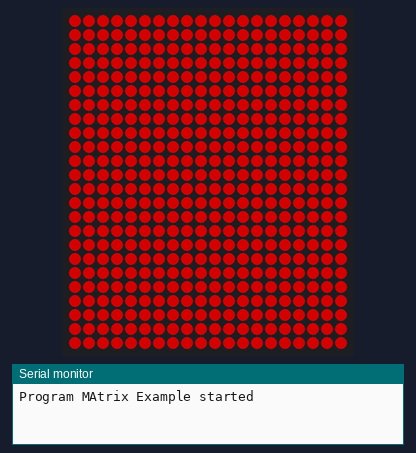
Bench run of a sketch on a simulated ESP8266 (NodeMCU). Parts: 20×24 RGB LED matrix (first LED top left, wired row by row), the last lines printed to the serial monitor. Dim RGB values are drawn brighter than linear; random numbers use the default seed unless the sketch sets one.

Above: at 0.6 s.
At 1.6 s:
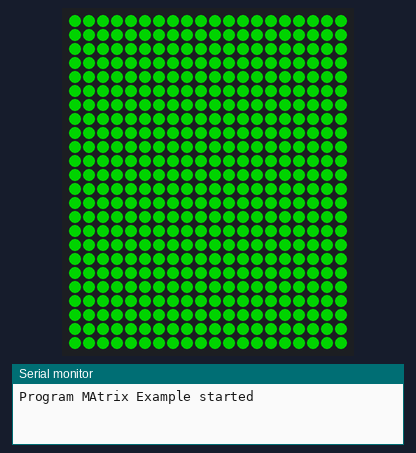
At 2.6 s:
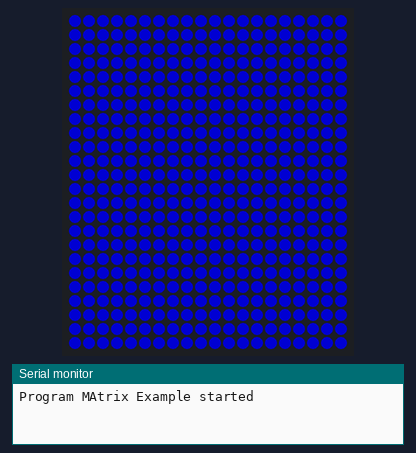
At 3.6 s:
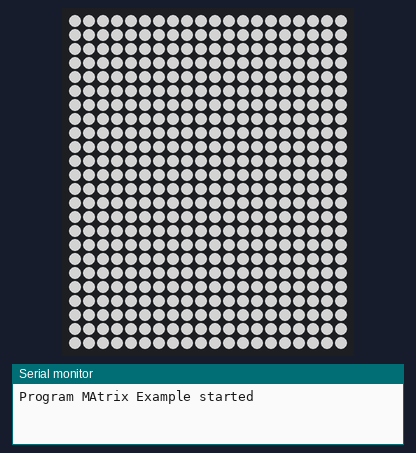
At 4.6 s:
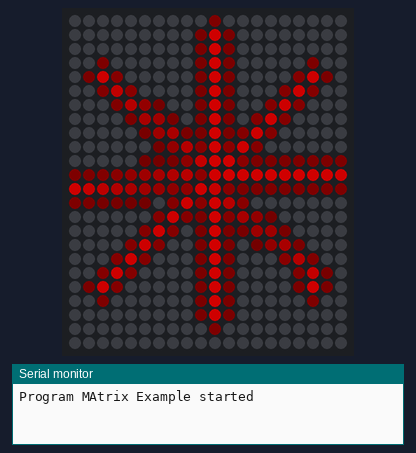
At 32.33 s:
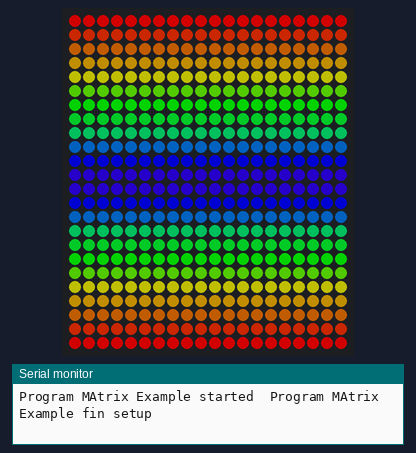

Measured:
- what the display in image 0 shows lasts 1.0 s, from 0.5 s to 1.5 s
- what the display in image 4 shows lasts 2.0 s, from 4.5 s to 6.5 s

The sketch:

MatrixExample-APA102.ino
```cpp
#include <FastLED.h>
#include <LEDMatrix.h>
// ver https://github.com/AaronLiddiment/LEDMatrix/wiki

#include "coordinates.h"


// Change the next 6 defines to match your matrix type and size


// Defining LED strip

#define DATA_PIN D2                //Using WS2812B -- if you use APA102 or other 4-wire LEDs you need to also add a clock pin
#define CLOCK_PIN   D1
#define LED_TYPE    APA102
#define COLOR_ORDER BGR

#define CHIPSET        LED_TYPE

#define MATRIX_WIDTH   20  // Set this negative if physical led 0 is opposite to where you want logical 0
#define MATRIX_HEIGHT  24  // Set this negative if physical led 0 is opposite to where you want logical 0
#define MATRIX_TYPE    VERTICAL_ZIGZAG_MATRIX  // See top of LEDMatrix.h for matrix wiring types
#define MATRIX_SIZE		MATRIX_WIDTH*MATRIX_HEIGHT
cLEDMatrix<MATRIX_WIDTH, MATRIX_HEIGHT, MATRIX_TYPE> leds;
CRGB leds2[MATRIX_SIZE];

uint8_t hue, nivelEfecto;
int16_t counter;
uint8 efecto=6, numEffects=7;
uint8_t h;


// Param for different pixel layouts para usar la misma funcion XY
// const bool    kMatrixSerpentineLayout = true; eliminar
// all 2D effects will be calculated in this matrix size
// do not touch
const uint8_t WIDTH = MATRIX_WIDTH;//
const uint8_t HEIGHT = MATRIX_HEIGHT;

void drawLineByAngle(uint8_t x, uint8_t y, uint16_t angle, uint8_t length, CHSV  color)
{
	float p_angle = angle, p_length = length, p_start = 0, x1, y1;
	//#define PI 3.14159265

	/*leds.DrawLine(
		x,
		y,
		x + length*cos8(angle ),
		y + length*sin8_C(angle ), color);// version de 8 bits
	*/
	x1 = x + ((p_start + p_length)*cos(p_angle*PI/180)) ;
	y1 = y + ((p_start + p_length)*sin(p_angle*PI / 180)) ;

	leds.DrawLine(

		uint8_t(x + (p_start*( cos(p_angle*PI / 180)))),
		uint8_t(y + (p_start*( sin(p_angle*PI / 180)))),
		uint16_t(x1),
		uint16_t(y1), color
	);
}

void drawLineByAngle(uint8_t xc, uint8_t yc, uint8_t angle, uint8_t start, uint8_t length, CHSV color)
{
	//float p_angle = angle, p_length = length, p_start = start,

	Coordinates point = Coordinates();


	 point.fromPolar(start+length, angle, xc, yc); // x + ((p_start + p_length)*(1+cos(p_angle))/2);
	 //y1 = y + ((p_start + p_length)*(1+sin(p_angle))/2);
	 uint8_t x1 = point.getX(); // coordenadas punto final
	 uint8_t y1 = point.getY();
	 point.fromPolar(start, angle, xc, yc);
	 DrawWuLine(
		 *leds[0],
		 point.getX(),
		 point.getY(),
		x1,
		y1, color,255,8);
	//Serial.print("x1: "); Serial.print(x1); Serial.print("y1: "); Serial.println(y1);// debug

}

void drawEstrella(uint8_t x, uint8_t y, uint8_t arms, uint8_t start, uint8_t length, CHSV color) //center , #arms,start length, length, color
{
	uint8_t delta = 64/arms; // angulo incremental
	for (uint16_t angle = 0; angle <= 254; angle=angle+delta) // vuelta completa
	{
		drawLineByAngle(x, y, angle, start, length,color);
		//Serial.print("\tangle= ");Serial.println( angle);// debug
		drawLineByAngle(x, y, angle+128, start, length, color);
		;
	}

	blur2d(leds[0], MATRIX_WIDTH, MATRIX_HEIGHT, 16);
	RenderCustomMatrix();
}


/*
Arguments:
+  pDC is where line is drawn. Can be memory device context.
+  (X0,Y0) is start point of line.
+  (X1, Y1) is end point of line.
+  BaseColor is intensity of line. Pass 0 for black line.
+  NumLevels is number of gray scale levels. Pass 256.
+  IntensityBits denotes bits used to represent color component. Pass 8.

Note: NumLevels and IntensityBits have
been preserved from Michael Abrash's implementation.
They come very handy in customizing drawing
algorithm on different graphics hardware.
You may hardcode them.

Wu antialiased line drawer.
* (X0,Y0),(X1,Y1) = line to draw
* BaseColor = color # of first color in block used for antialiasing, the
*          100% intensity version of the drawing color
* NumLevels = size of color block, with BaseColor+NumLevels-1 being the
*          0% intensity version of the drawing color
* IntensityBits = log base 2 of NumLevels; the # of bits used to describe
*          the intensity of the drawing color. 2**IntensityBits==NumLevels
*http://www.drdobbs.com/database/graphics-programming/184408790?pgno=3#0169_000a
*Basecolor is now used as h for hsv
*intensisty is set as S , and V = 255
*Adapted to work with 255 intensity levels, a grid up to 255 x 255 pixels
*for larger matrix the uint8 math have to be replaced with 16 bit integers
*/
void DrawWuLine(CRGB leds2 , uint8_t X0, uint8_t Y0, uint8_t X1, uint8_t Y1,
	CHSV BaseColor, uint8_t NumLevels, uint8_t  IntensityBits)
{
	uint8_t IntensityShift, ErrorAdj, ErrorAcc;
	uint8_t ErrorAccTemp, Weighting, WeightingComplementMask;
	uint8_t DeltaX, DeltaY, Temp, XDir1,XDir2;

	/* Make sure the line runs top to bottom */
	if (Y0 > Y1) {
		Temp = Y0; Y0 = Y1; Y1 = Temp;
		Temp = X0; X0 = X1; X1 = Temp;
	}
	/* Draw the initial pixel, which is always exactly intersected by
	the line and so needs no weighting */
	 DrawPixel(leds2, X0, Y0, BaseColor);
	 if (X1 >= X0) {
		 DeltaX = X1 - X0;
		 XDir1 = 1;XDir2 = 0;//pendiente positiva
			//Serial.print("inicial x1 "); Serial.println(X1);// debug
			//Serial.print("; inicial y1 "); Serial.println(Y1);// debug

	 }

	else {
		XDir1 = 0; XDir2 = 1;	//pendiente negativa XDir = -1  because i dont use negative numbers;
		DeltaX = X0-X1; /* make DeltaX positive */
	}
	/* Special-case horizontal, vertical, and diagonal lines, which
	require no weighting because they go right through the center of
	every pixel */

	DeltaY = Y1 - Y0;


	if (DeltaY==0) {
		/* Horizontal line */


		while (DeltaX-- != 0) {
			X0 += XDir1-XDir2;
			DrawPixel(leds2, X0, Y0, BaseColor);
		}
		return;
	}
	if (DeltaX == 0) {
		/* Vertical line */
		do {
			Y0++;
			DrawPixel(leds2, X0, Y0, BaseColor);
		} while (--DeltaY != 0);
		return;
	}
	if (DeltaX == DeltaY) {
		/* Diagonal line */
		do {
			X0 += XDir1-XDir2;
			Y0++;
			DrawPixel(leds2, X0, Y0, BaseColor);
		} while (--DeltaY != 0);
		return;
	}

	/* Line is not horizontal, diagonal, or vertical */


	ErrorAcc = 0;  /* initialize the line error accumulator to 0 */
				   /* # of bits by which to shift ErrorAcc to get intensity level */
	IntensityShift = 16 - IntensityBits;
	/* Mask used to flip all bits in an intensity weighting, producing the
	result (1 - intensity weighting) */
	WeightingComplementMask = NumLevels - 1;
	/* Is this an X-major or Y-major line? */
	if (DeltaY > DeltaX) {
		/* Y-major line; calculate 8-bit fixed-point fractional part of a
		pixel that X advances each time Y advances 1 pixel, truncating the
		result so that we won't overrun the endpoint along the X axis */
		ErrorAdj = ((int )DeltaX << 8) / (uint8_t)DeltaY;
		/* Draw all pixels other than the first and last */
		while (--DeltaY) {
			ErrorAccTemp = ErrorAcc;   /* remember currrent accumulated error */
			ErrorAcc = ErrorAcc + ErrorAdj;/* calculate error for next pixel */

			if (ErrorAcc <= ErrorAccTemp) {
				/* The error accumulator turned over ( saturated to max 255), so advance the X coord */
				X0 += XDir1-XDir2;
			}
			Y0++; /* Y-major, so always advance Y */
				  /* The IntensityBits most significant bits of ErrorAcc give us the
				  intensity weighting for this pixel, and the complement of the
				  weighting for the paired pixel */
			Weighting = ErrorAcc ;
			DrawPixel(leds2, X0, Y0, CHSV(BaseColor.hue, 255,ErrorAcc));

			//Serial.print("pix1 x0 "); Serial.print(X0); Serial.print("; pix1 y0  "); Serial.println(Y0);		// debug


			DrawPixel(leds2, X0 + XDir1-XDir2, Y0,CHSV(BaseColor.hue ,255,255-ErrorAcc));

			//Serial.print("xdir1  "); Serial.print((XDir1)); Serial.print("; xdir2  "); Serial.println((XDir2));// debug
		}
		/* Draw the final pixel, which is
		always exactly intersected by the line
		and so needs no weighting */
		DrawPixel(leds2, X1, Y1, CHSV(BaseColor.hue,255,255));
		return;
	}
	/* It's an X-major line; calculate 16-bit fixed-point fractional part of a
	pixel that Y advances each time X advances 1 pixel, truncating the
	result to avoid overrunning the endpoint along the X axis */
	ErrorAdj = ((int)DeltaY << 8) / (uint8_t)DeltaX;

	//Serial.print("error  "); Serial.println(ErrorAdj);// debug

	/* Draw all pixels other than the first and last */
	while (--DeltaX) {
		ErrorAccTemp = ErrorAcc;   /* remember currrent accumulated error */
		//ErrorAcc=qadd8(ErrorAcc,ErrorAdj);      /* calculate error for next pixel */
		ErrorAcc = ErrorAcc + ErrorAdj;
		//if (ErrorAcc ==255) {
			if(ErrorAcc<= ErrorAccTemp){
			/* The error accumulator turned over, so advance the Y coord */
			Y0++;
		}
		X0 += XDir1-XDir2; /* X-major, so always advance X */
					/* The IntensityBits most significant bits of ErrorAcc give us the
					intensity weighting for this pixel, and the complement of the
					weighting for the paired pixel */
		Weighting = ErrorAcc >> IntensityShift;
		DrawPixel(leds2, X0, Y0, CHSV(BaseColor.hue,255,255-ErrorAcc) );
		DrawPixel(leds2, X0, Y0 + 1,CHSV(BaseColor.hue,255,ErrorAcc));

		//Serial.print("x0  "); Serial.print(X0); Serial.print(" y0  "); Serial.print(Y0); Serial.print(" err "); Serial.println(ErrorAcc);// debug
	}
	/* Draw the final pixel, which is always exactly intersected by the line
	and so needs no weighting */
	DrawPixel(leds2, X1, Y1, CHSV(BaseColor.hue,255,255));
}

void DrawPixel(CRGB leds2, uint8_t X0, uint8_t Y0, CHSV pixel)
{
	leds(X0, Y0) = pixel;


}

void DrawVentilador(uint8_t centrox, uint8_t centroy, uint8_t radio,int angulo, CHSV color) {

		color.h = random8(200);
		drawLineByAngle(centrox, centroy, angulo, 2,radio, color);
		 //blur2d((leds[0]), MATRIX_WIDTH, MATRIX_HEIGHT, 32);


}

/*
-------------------------------------------------------------------
Basic Helper functions:

XY                  translate 2 dimensional coordinates into an index
Line                draw a line
Pixel               draw a pixel
ClearAll            empty the screenbuffer
MoveOscillators     increment osci[] and calculate p[]=sin8(osci)
InitMSGEQ7          activate the MSGEQ7
ReadAudio           get data from MSGEQ7 into left[7] and right[7]

-------------------------------------------------------------------
*/

// translates from x, y into an index into the LED array and
// finds the right index for a S shaped matrix
// para la matriz de height width
//NOTE: if i use cled class, this conversion is not needed

uint16_t XY(uint8_t x, uint8_t y) {
	if (y > HEIGHT) {
		y = HEIGHT;
	}
	if (y < 0) {
		y = 0;
	}
	if (x > WIDTH) {
		x = WIDTH;
	}
	if (x < 0) {
		x = 0;
	}
	// for a serpentine layout reverse every 2nd column:
	{
		uint16_t i;

		if (MATRIX_TYPE != VERTICAL_ZIGZAG_MATRIX) {
			i = (x * HEIGHT) + y;
		}

		if (MATRIX_TYPE == VERTICAL_ZIGZAG_MATRIX) {
			if (x & 0x01) {
				// Odd rows run backwards
				uint8_t reverseY = (HEIGHT - 1) - y;
				i = (x * HEIGHT) + reverseY;
			}
			else {
				// Even rows run forwards
				i = (x * HEIGHT) + y;
			}
		}

		return i;
	}
}

class Circulo {
	// Class Member Variables
	// These are initialized at startup
private:
	unsigned long mpreviousMillis, mupdatet; 	// will store last time LED was updated
	uint8_t mcrad, mcrpm, mcxc, mcyc;
	bool mcdir;
	uint8_t mcx, mcy;// pixel coordinates
	uint16_t  mcrev;
	CHSV mccolor;
	uint8_t mcphi; // angulo del pixel

public:
	// cxc,cyc,crpm,crev,crad,ccolor,cdir : center coords, rpm, num of revs, radious , color ,dir
	// Constructor - creates a Circulo
	// and initializes the member variables and state

	Circulo(uint8_t cxc, uint8_t cyc, uint16_t crpm, uint8_t crev, uint8_t crad, CHSV ccolor, bool cdir)
	{
		mcxc = cxc;
		mcyc = cyc;
		mcrpm = crpm;
		mcrev = crev;
		mcrad = crad;
		mcphi = 0;
		mccolor = ccolor;
		mcdir = cdir;// 0 horario 1 anti
		mpreviousMillis = 0;  	// will store last time LED was updated
		mupdatet = 256 / (crpm); // time in msecs  that justifies and update of 1 degree , based on rpm and matrix resolution , other alternative =7500 / (crpm*crad)
	}

	uint8_t getrad() { return mcrad; };
	uint8_t getrpm() { return mcrpm; };
	uint8_t getxc() { return mcxc; };
	uint8_t getycrev() { return mcrev; };
	void setxc(uint8_t cxc) {  mcxc = cxc; };
	void setyc(uint8_t cyc) {  mcyc = cyc; };
	void  setColor(CHSV ccolor) { mccolor = ccolor; };


	//void Start() {};
	//void Stop() {};
	void ChgDir() {
		mcdir =!mcdir;
	}

	void Update()
	{
		// check to see if it's time to change the state of the LED
		unsigned long currentMillis = millis();

		if (currentMillis - mpreviousMillis >= mupdatet)
		{
			Coordinates cpoint = Coordinates();

			cpoint.fromPolar(mcrad, mcphi, mcxc, mcyc); // x + ((p_start + p_length)*(1+cos(p_angle))/2);
															//y1 = y + ((p_start + p_length)*(1+sin(p_angle))/2);
			uint8_t x1 = cpoint.getX(); // coordenadas punto
			uint8_t y1 = cpoint.getY();
			leds(x1,y1) = mccolor;
			//Serial.println(  x1, y1);

		mpreviousMillis = currentMillis;  // Remember the time
		mcphi =mcphi +1*(mcdir)-1*(!mcdir); // incrementa en la direccion indicada
		FastLED.show();

		}
	}

};


void diagonalFill() {
	// ** Fill LED's with diagonal stripes
	for (uint8 x = 0; x < (leds.Width() + leds.Height()); ++x)
	{
		leds.DrawLine(x - leds.Height(), leds.Height() - 1, x, 0, CHSV(h, 255, 255));
		h += 16;
	}
}

void HorizontalStripes(){
	// ** Fill LED's with horizontal stripes
	for (uint8 y = 0; y<leds.Height(); ++y)
	{
		leds.DrawLine(0, y, leds.Width() - 1, y, CHSV(h, 255, 255));


		h += 16;
	}
	blur2d(leds[0], MATRIX_WIDTH, MATRIX_HEIGHT, 16);// blur the individual circles
}

void anillos() {
	// ** circulos concentricos
	for (uint8 y = 0; y<leds.Height(); ++y)
	{

		leds.DrawCircle(10, 12, y, CHSV(h, 255, 250));

		h += 16;
	}
	blur2d(leds[0], MATRIX_WIDTH, MATRIX_HEIGHT, 16);// blur the individual circles
}
// Circulo( cxc,  cyc,  crpm,  crev,  crad,  ccolor,  cdir)

Circulo cir1(10, 12, 255, 2, 6, CHSV(0, 255, 255), 0);

void circleBeat() {
	// Use two out-of-sync sine waves
	//incorporar centro y radio para ubicarlo en cualquier posicion, pasarlo a clase
	//uint8_t  r = beatsin8(5, 0, 19, 0, 0);
	uint8_t  i = beatsin8(32, 0, 19, 0, 0);
	uint8_t  j = beatsin8(32, 0, 23, 0, 192);// la misma frecuencia hace un circulo con y defasado 64 gira horario y defasado192 en anti
	leds(i, j) = CHSV((i+j)*4, 255, 255);

	blur2d(leds[0], MATRIX_WIDTH, MATRIX_HEIGHT, 16);
}


class CircleBeat { //cxc,cyc,bpm,crad,ccolor, status, cdir
	// Class Member Variables
	// These are initialized at startup
private:
	unsigned long mpreviousMillis, mupdatet; 	// will store last time LED was updated
	uint8_t mcrad, mcbpm, mcxc, mcyc; // radio, BPM, center coords
	bool mcdir;
	uint8_t mcx, mcy;// pixel coordinates
	bool  mcstatus;// 0 detenido , 1 activo
	CHSV mccolor;


public:
	// cxc,cyc,crpm,crev,crad,ccolor,cdir : center coords, rpm, num of revs, radious , color ,dir
	// Constructor - creates a Circulo
	// and initializes the member variables and state

	CircleBeat(uint8_t cxc, uint8_t cyc, uint16_t cbpm, uint8_t crad, CHSV ccolor, bool cbstatus, bool cdir)
	{
		mcxc = cxc;
		mcyc = cyc;
		mcbpm = cbpm;
		mcrad = crad;
		mccolor = ccolor;
		mcdir = cdir;// 0 horario 1 anti
		mpreviousMillis = 0;  	// will store last time LED was updated
		mcstatus = cbstatus = 0;

	}

	uint8_t getrad() { return mcrad; };
	uint8_t getbpm() { return mcbpm; };
	uint8_t getxc() { return mcxc; };
	bool  getstatus() { return mcstatus; };
	bool  getdir() { return mcdir; };
	void setxc(uint8_t cxc) { mcxc = cxc; };
	void setyc(uint8_t cyc) { mcyc = cyc; };
	void  setColor(CHSV ccolor) { mccolor = ccolor; };
	void setdir(bool cdir) { mcdir = cdir; };


	void Start() { mcstatus = 1; };
	void ChangeStatus() { mcstatus = !mcstatus; };
	void Stop() { mcstatus = 0; };
	void ChgDir() {mcdir = !mcdir;}

	void Update()
	{
		// check to see if it's time to change the state of the LED
		unsigned long currentMillis = millis();

		if (currentMillis - mpreviousMillis >= mupdatet)
		{
			// Use two out-of-sync sine waves
			//incorporar centro y radio para ubicarlo en cualquier posicion, pasarlo a clase
			//uint8_t  r = beatsin8(5, 0, 19, 0, 0);

			uint8_t  i = beatsin8(mcbpm, mcxc-mcrad, mcxc + mcrad, 0,0);
			uint8_t  j = beatsin8(mcbpm, mcyc - mcrad,mcyc + mcrad,0, 64*mcdir+192*!mcdir);// la misma frecuencia hace un circulo con y defasado 64 gira horario y defasado192 en anti
			leds(i, j) = mccolor;

			blur2d(leds[0], MATRIX_WIDTH, MATRIX_HEIGHT, 16);

		}
	}

};
CircleBeat circleB1(10, 12, 20, 8, CHSV(200, 255, 255), 1, 0);
CircleBeat circleB2(10, 12, 32, 4, CHSV(120, 255, 255), 1, 1);

void setup()
{
	Serial.begin(115200);
  LEDS.addLeds<LED_TYPE, DATA_PIN, CLOCK_PIN, COLOR_ORDER>(leds[0], leds.Size()).setCorrection(TypicalSMD5050);
  FastLED.clear(true);
  Serial.print("Program MAtrix Example started  ");// debug

  FastLED.setBrightness(127);
  FastLED.clear(true);
  delay(500);
  FastLED.showColor(CRGB::Red);
  delay(1000);
  FastLED.showColor(CRGB::Lime);
  delay(1000);
  FastLED.showColor(CRGB::Blue);
  delay(1000);
  FastLED.showColor(CRGB::White);
  delay(1000);
  drawEstrella(10, 12, 2, 0, 10, CHSV(HUE_RED,255,255));
  blur2d((leds[0]), MATRIX_WIDTH, MATRIX_HEIGHT, 32);

  delay(2000);
  FastLED.clear(true);
  for (uint16_t i = 0; i <= 1024; i++)
  {
	  //DrawVentilador(10, 12, 5, i, CHSV(0, 255, 255));
	  drawLineByAngle(10, 12, i, 0, 7,CHSV (i,255,255));
	  drawLineByAngle(10, 12, i+128 , 0, 7, CHSV(i, 255, 255));
	  FastLED.show();
	  FastLED.delay(2);
	  fadeToBlackBy(leds[0], 480, 32);
  }
  for (uint16_t i = 0; i <= 5000; i++)
  {
	  circleBeat();
	  FastLED.show();
	  FastLED.delay(1);
	  fadeToBlackBy(leds[0], 480, 32);
  }


  delay(1000);

  FastLED.clear(true);

  hue = 0;
  counter = 0;


  Serial.print("Program MAtrix Example fin setup   ");// debug
}

void loop()
{
	//Coordinates point = Coordinates();
	EVERY_N_MILLISECONDS(5000) {                           // FastLED based non-blocking delay to update/display the sequence.
		efecto= ( efecto+1) %numEffects;

	}
  int16_t sx, sy, x, y;

  //long nowms = millis();


  h = hue;
  nivelEfecto = (efecto%numEffects);


	  if (efecto <= 3)
	  {
		  diagonalFill();
		  hue += 4;
	  }
	  if (efecto<7) {
		  HorizontalStripes();
		  hue += 4;
	  }
	  else
	  {

	  }


switch (efecto)
  {
  case 1:
		 // diagonalFill();
		  break;
  case 2:
	  cir1.Update();
	  fadeToBlackBy(leds[0], 480, 32);
	  blur2d((leds[0]), MATRIX_WIDTH, MATRIX_HEIGHT, 32);
	  break;

  case 3:
	  anillos();
  hue += 4;
	  break;
  case 4:
	  leds.HorizontalMirror();

	  break;
  case 5:
	  leds.VerticalMirror();

	  break;
  case 6:
	  leds.QuadrantMirror();

	  break;
  case 7:
	  //circleBeat();
	  circleB1.Update();
	  circleB2.Update();
	  break;
  default:
	  break;
  }

  /*


  }
  else if (counter < 375)
    leds.HorizontalMirror();
  else if (counter < 625)
    leds.VerticalMirror();
  else if (counter < 875)
    leds.QuadrantMirror();
  else if (counter < 1125)
    leds.QuadrantRotateMirror();
  else if (counter < 1250)
    ;
  else if (counter < 1500)
    leds.TriangleTopMirror();
  else if (counter < 1750)
    leds.TriangleBottomMirror();
  else if (counter < 2000)
    leds.QuadrantTopTriangleMirror();
  else if (counter < 2250)
    leds.QuadrantBottomTriangleMirror();
	  //point.fromPolar(x, y);

  counter++;
  if (counter >= 3000)
    counter = 0;

  */
  //FastLED.show();
  RenderCustomMatrix();
  fadeToBlackBy(leds[0], 480, 16);
}

void RenderCustomMatrix() {
	//memmove8(&leds, &leds2, MATRIX_SIZE * sizeof(CRGB));// dest , source


	FastLED.show();
}
```

Source omitted: coordinates.cpp (1604 bytes), coordinates.h (752 bytes)
